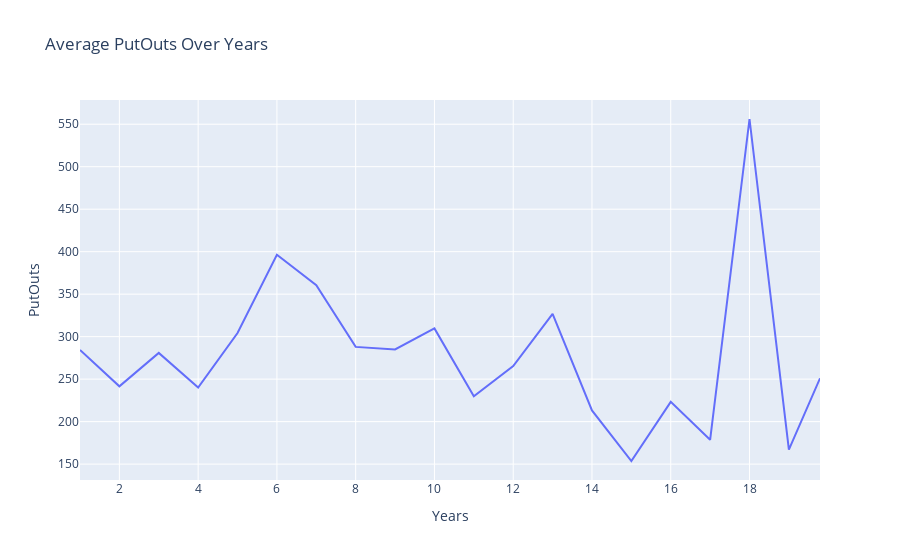

Notebook source saved alongside this figure:
### Code cell
import plotly.express as px
grouped_df = df.groupby('Years')['PutOuts'].mean().reset_index()
fig = px.line(grouped_df, x='Years', y='PutOuts', title='Average PutOuts Over Years')
fig.show()

### Figure 1 — Plotly figure (JSON) as saved in the notebook; plotly's stock layout.template omitted (floating-point values rounded to 4 significant figures)
{"data": [{"hovertemplate": "Years=%{x}<br>PutOuts=%{y}<extra></extra>", "legendgroup": "", "line": {"color": "#636efa", "dash": "solid"}, "marker": {"symbol": "circle"}, "mode": "lines", "name": "", "orientation": "v", "showlegend": false, "type": "scatter", "x": [1, 2, 3, 4, 5, 6, 7, 8, 9, 10, 11, 12, 13, 14, 15, 16, 17, 18, 19, 19.79], "xaxis": "x", "y": [284.3, 241.5, 280.9, 240.1, 304.3, 396.3, 360.5, 287.9, 285.0, 309.6, 229.8, 265.4, 326.8, 213.2, 153.7, 223.3, 178.6, 556.1, 167, 251], "yaxis": "y"}], "layout": {"autosize": true, "legend": {"tracegroupgap": 0}, "title": {"text": "Average PutOuts Over Years"}, "xaxis": {"anchor": "y", "autorange": true, "domain": [0, 1], "range": [1, 19.79], "title": {"text": "Years"}, "type": "linear"}, "yaxis": {"anchor": "x", "autorange": true, "domain": [0, 1], "range": [131.3, 578.5], "title": {"text": "PutOuts"}, "type": "linear"}}}
